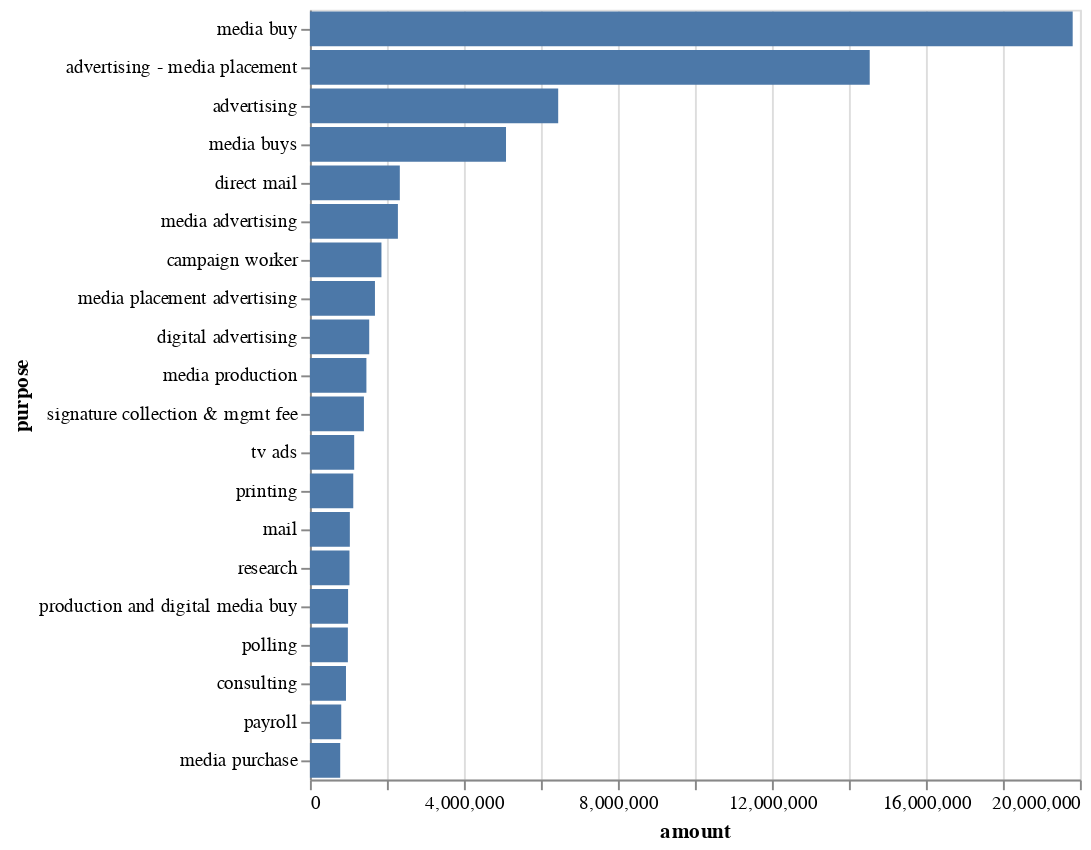

The code cell stored with this chart in its notebook:
### Code cell
alt.Chart(top_spending.head(20)).mark_bar().encode(x='amount', y=alt.Y('purpose', sort='-x'))

### Figure 1 — Vega-Lite specification as saved in the notebook (floating-point values rounded to 4 significant figures)
{"config": {"view": {"continuousWidth": 400, "continuousHeight": 300}}, "data": {"name": "data-99ec8d96eca9e329d7a62b0ac9f6f0aa"}, "mark": "bar", "encoding": {"x": {"type": "quantitative", "field": "amount"}, "y": {"type": "nominal", "field": "purpose", "sort": "-x"}}, "$schema": "https://vega.github.io/schema/vega-lite/v4.8.1.json", "datasets": {"data-99ec8d96eca9e329d7a62b0ac9f6f0aa": [{"Unnamed: 0": 4552, "purpose": "media buy", "amount": 19810000.0}, {"Unnamed: 0": 417, "purpose": "advertising - media placement", "amount": 14540000.0}, {"Unnamed: 0": 402, "purpose": "advertising", "amount": 6449000.0}, {"Unnamed: 0": 4556, "purpose": "media buys", "amount": 5093000.0}, {"Unnamed: 0": 2333, "purpose": "direct mail", "amount": 2335000.0}, {"Unnamed: 0": 4551, "purpose": "media advertising", "amount": 2285000.0}, {"Unnamed: 0": 1488, "purpose": "campaign worker", "amount": 1858000.0}, {"Unnamed: 0": 4564, "purpose": "media placement advertising", "amount": 1689000.0}, {"Unnamed: 0": 2249, "purpose": "digital advertising", "amount": 1540000.0}, {"Unnamed: 0": 4566, "purpose": "media production", "amount": 1467000.0}, {"Unnamed: 0": 6879, "purpose": "signature collection & mgmt fee", "amount": 1402000.0}, {"Unnamed: 0": 7700, "purpose": "tv ads", "amount": 1150000.0}, {"Unnamed: 0": 5709, "purpose": "printing", "amount": 1126000.0}, {"Unnamed: 0": 4279, "purpose": "mail", "amount": 1037000.0}, {"Unnamed: 0": 6581, "purpose": "research", "amount": 1027000.0}, {"Unnamed: 0": 5897, "purpose": "production and digital media buy", "amount": 991400.0}, {"Unnamed: 0": 5456, "purpose": "polling", "amount": 985800.0}, {"Unnamed: 0": 1939, "purpose": "consulting", "amount": 936600.0}, {"Unnamed: 0": 5204, "purpose": "payroll", "amount": 813300.0}, {"Unnamed: 0": 4569, "purpose": "media purchase", "amount": 786600.0}]}}
